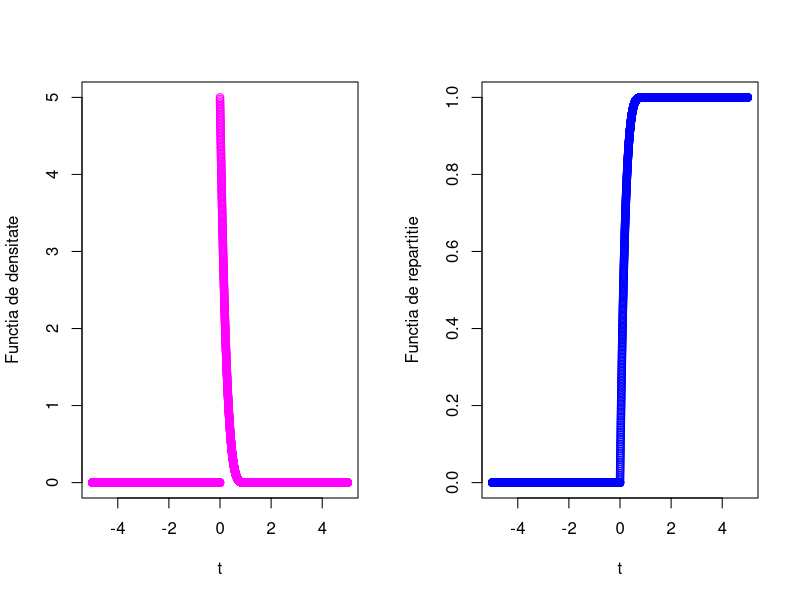

The R script that drew this image:
# Afisam densitatea si repartitia una langa alta
par(mfrow = c(1, 2))

# Selectam o secventa de numere pentru a afisa plot-ul
t <- seq(-5, 5, 0.001)

# Afisam cate un plot pentru fiecare functie in parte
plot(t, dbeta(t, 1, 5), ylab = "Functia de densitate", col = "magenta")
plot(t, pbeta(t, 1, 5), ylab = "Functia de repartitie", col = "blue")